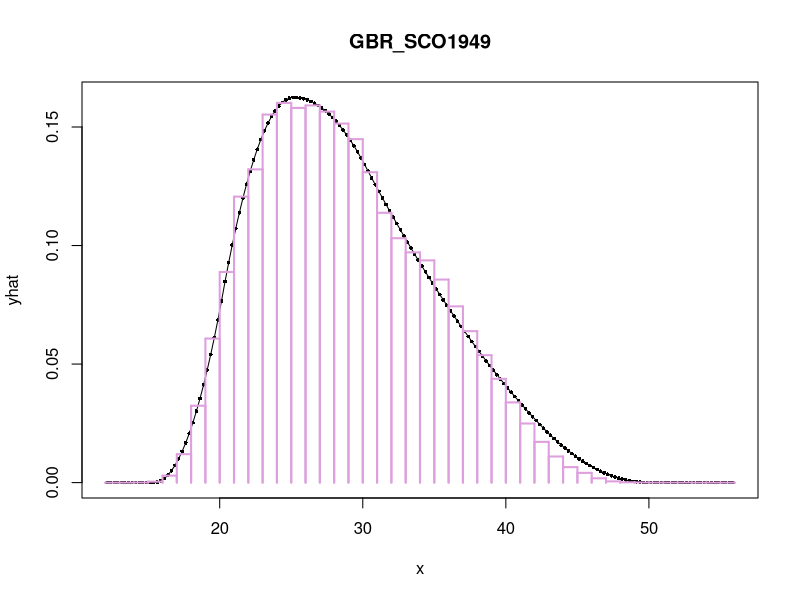
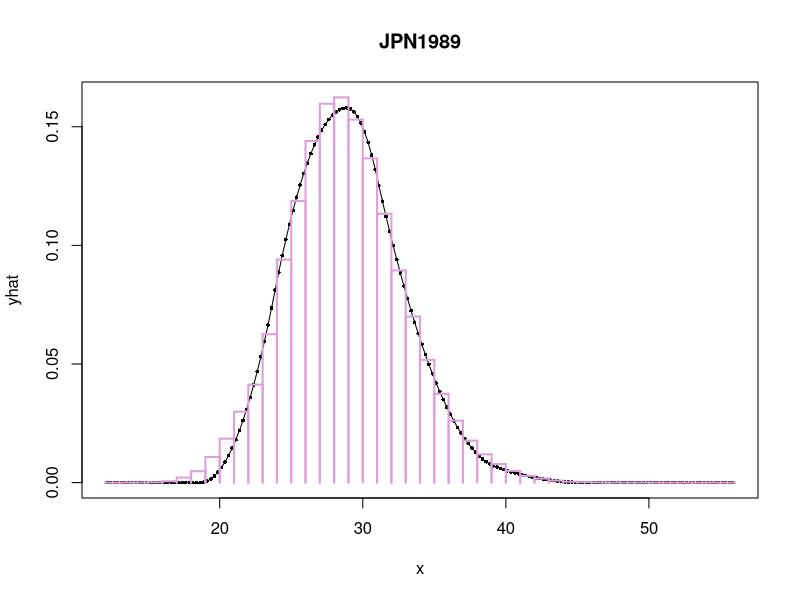
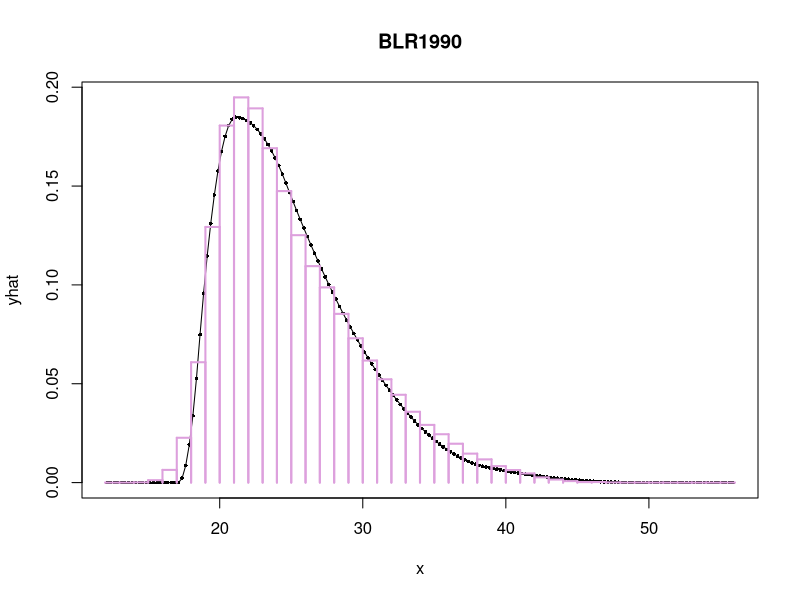
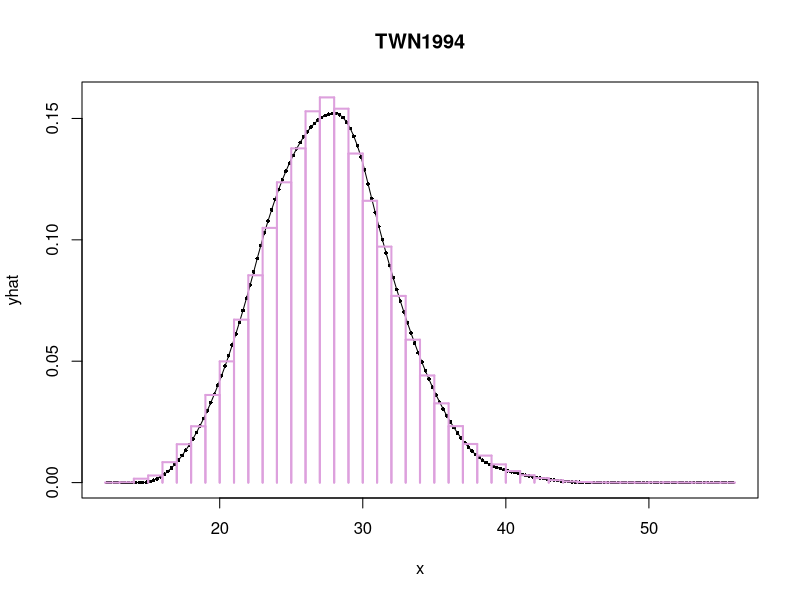
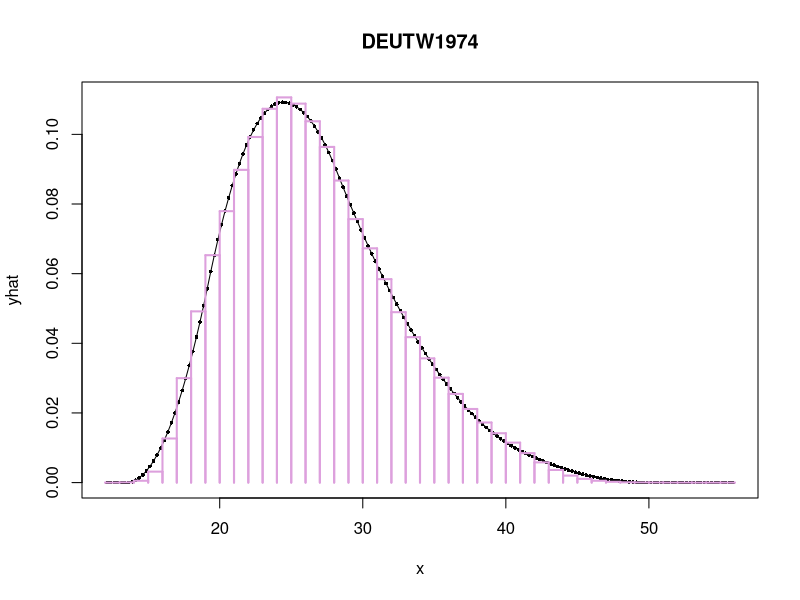
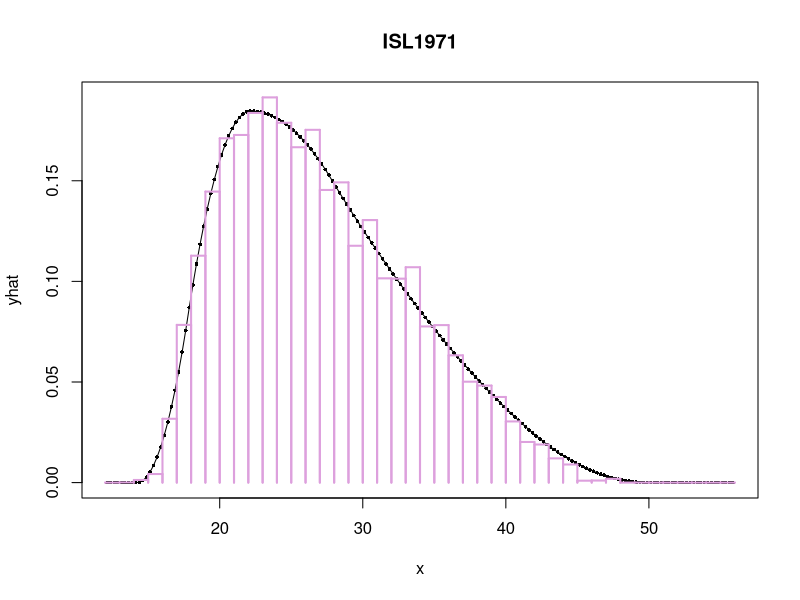
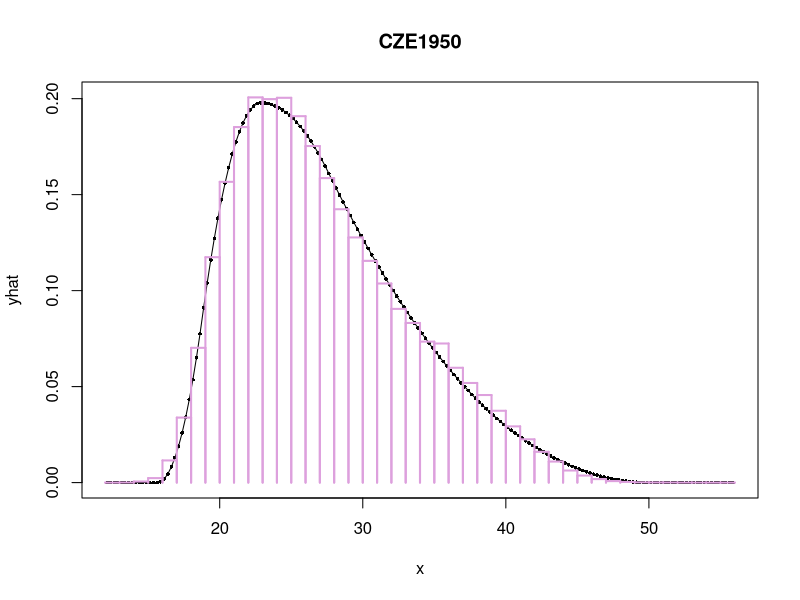
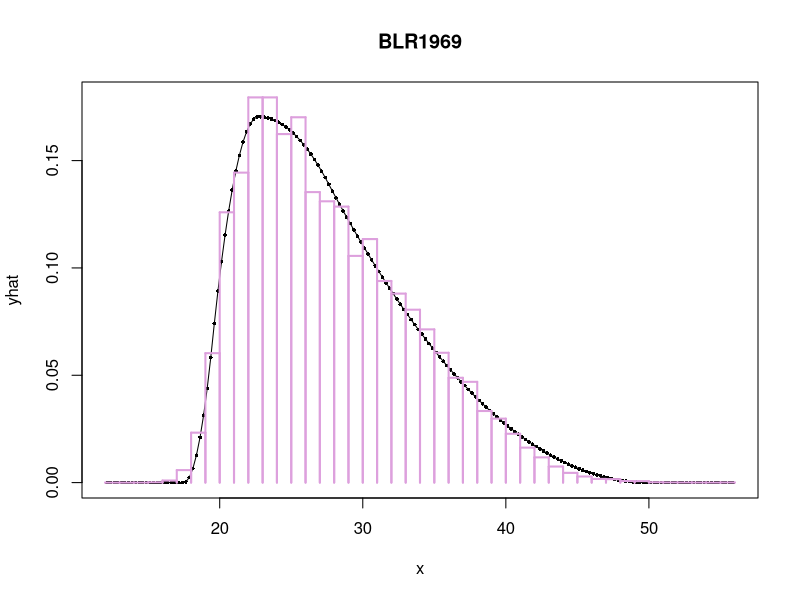

Here is the R script that generated these plots, in order:
## ---- chunk 1
knitr::opts_chunk$set(echo = TRUE)

rm(list=ls())
graphics.off()
if (.Platform$OS.type == 'windows') windows(record=TRUE)

## ---- chunk 2
HFD  = read.table("asfrRR.txt",skip=2, header=TRUE)

HFD$Age   = 12:55  ## make numeric
HFD$sched = paste0(HFD$Code, HFD$Year) 

HFDmatrix = matrix(HFD$ASFR, nrow=44, 
                   dimnames=list(12:55, unique(HFD$sched)))


# display the first few
print( HFDmatrix[, 1:5])
## ---- chunk 3
## grid of ages for QS
delta = .25
x = seq(from= 12+delta/2, to= 56-delta/2, by=delta)

## low ends of age intervals
a = seq(from=12, to=55, by=1)

## age interval width
n = 1

## calculate translation matrix G such that G %*% QS() = grouped rates
tmp = outer( a, x, function(a,x) { 1*(x>=a)*(x <= (a+n)) })
G   = prop.table(tmp,1)

## ---- chunk 4
QS = function(R=.20,alpha=15,P=28,H=34) {
  
  w = min(.75, .25+.025*(P-alpha))
  beta = max (  min(50, 4*H-3*P) , (4*H-P)/3 )
  
  D = P-20          # delay index
  C = (P+50)/2 - H  # control index
  
  knot    = vector("numeric",5)
  knot[1] = alpha
  knot[2] = alpha + w*(P-alpha)
  knot[3] = P
  knot[4] = (P+H)/2
  knot[5] = (H+beta)/2
  
  A      = matrix(NA,5,5)
  target = vector("numeric",5)
  
  # target value at P=1
  A[1,]     = (pmax(P-knot, 0))^2
  target[1] = 1
  
  # target value at H=1/2
  A[2,]     = (pmax(H-knot, 0))^2
  target[2] = 1/2
  
  # target value at beta=0
  A[3,]     = (pmax(beta-knot, 0))^2
  target[3] = 0
  
  # target slope at P=0
  A[4,]     = 2*pmax(P-knot, 0) 
  target[4] = 0
  
  # target slope at beta=0
  A[5,]     = 2*pmax(beta-knot, 0) 
  target[5] = 0
  
  # calculate thetas
  theta = solve(A,target)
  
  tmp = (pmax( outer(x,knot,"-") , 0))^2
  
  y = (x >= alpha) * (x <= beta) * R * (tmp %*% theta)  # ASFRs
  
  return(as.vector(y) )
  
} #QS
## ---- chunk 5

results = data.frame(country = character(),
                     alpha   = numeric(),
                     R       = numeric(),
                     P       = numeric(),
                     H       = numeric())
## ---- chunk 6


#####################
selected_schedules = sample( colnames(HFDmatrix), 20)

error_formula = formula( fx ~ I( G %*% QS(R,alpha,P,H) ) ) 

for (this_schedule in selected_schedules) {
  
    fx <- HFDmatrix[, this_schedule]  

    ## INITIAL ESTIMATES OF PARAMETERS using MAC for P
    midage <- 12:55 + 0.5
    mac   <- sum(fx*midage)/sum(fx)
    init_param <- c(alpha=15,R=max(fx),P=mac, H=(mac+50)/2)
    
    
    ## find optimal R, P & H params for QS
    this.result <- nls(error_formula, start=init_param)
    
    results = rbind(results,
                    data.frame(sched  = this_schedule, 
                               alpha  = round(coef(this.result)['alpha'],2),
                               R      = round(coef(this.result)['R'],2),
                               P      = round(coef(this.result)['P'],2),
                               H      = round(coef(this.result)['H'],2),2)
                    )
    
    
    #-------- plot --------------
    yhat   = QS(alpha= coef(this.result)['alpha'], 
                R    = coef(this.result)['R'], 
                P    = coef(this.result)['P'], 
                H    = coef(this.result)['H'])


    plot( x, yhat, type='o', main=this_schedule, pch=16, cex=.50,
          ylim=range(0,yhat,fx))
    
    segments(a,    fx, a+n, fx, col='plum', lwd=2)
    segments(a,     0, a  , fx, col='plum', lwd=2)
    segments(a+n,   0, a+n, fx, col='plum', lwd=2)

} # for this_schedule
## ---- chunk 7
rownames(results) = NULL
results 
